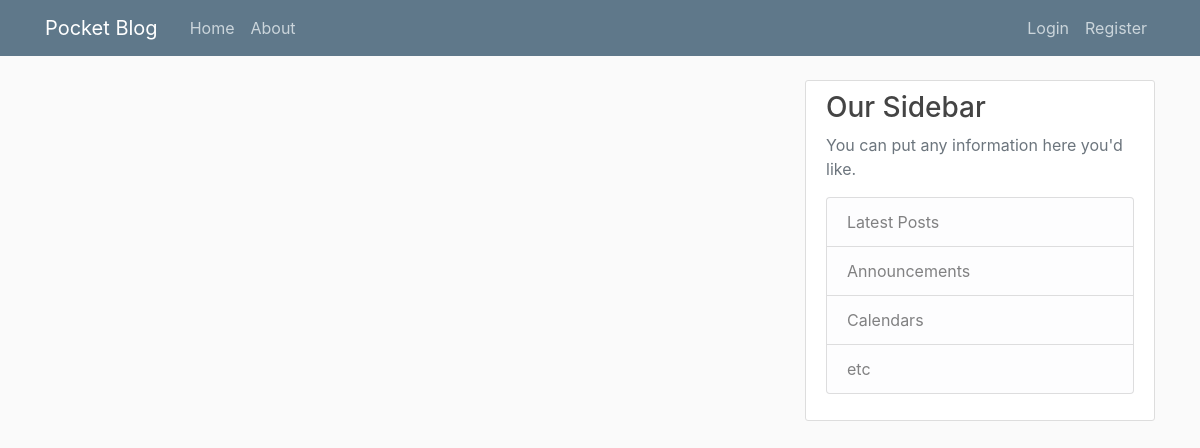
Page /home on the earlier database version.
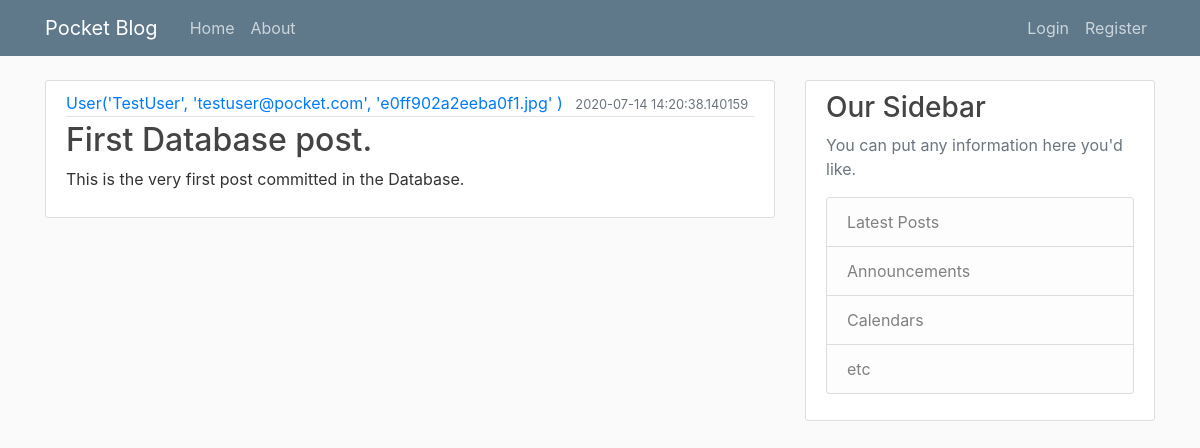
Same page on the later database version.
### pocket_blog/models.py (models this page shows, shortened)
class Post(db.Model):
    id = db.Column(db.Integer, primary_key=True)
    title = db.Column(db.String(100), nullable=False)
    date_posted = db.Column(db.DateTime, nullable=False, default=datetime.utcnow)
    content = db.Column(db.Text, nullable=False)
    user_id = db.Column(db.Integer, db.ForeignKey('user.id'), nullable=False)

class User(db.Model, UserMixin):
    id = db.Column(db.Integer, primary_key=True)
    username = db.Column(db.String(20), unique=True, nullable=False)
    email = db.Column(db.String(120), unique=True, nullable=False)
    image_file = db.Column(db.String(20), nullable=False, default='default.jpg')
    password = db.Column(db.String(60), nullable=False)
    posts = db.relationship('Post', backref='author', lazy=True)
    def __repr__(self):
        return f"User('{self.username}', '{self.email}', '{self.image_file}' )"

### pocket_blog/routes.py (the view)
@app.route("/")
@app.route("/home")
def home():
    posts = Post.query.all()
    return render_template('home.html', posts=posts)

### pocket_blog/templates/home.html
{% extends "layout.html" %}
{% block content %}
    {% for post in posts %}
        <article class="media content-section">
          <div class="media-body">
            <div class="article-metadata">
              <a class="mr-2" href="#">{{ post.author }}</a>
              <small class="text-muted">{{ post.date_posted }}</small>
            </div>
            <h2><a class="article-title" href="#">{{ post.title }}</a></h2>
            <p class="article-content">{{ post.content }}</p>
          </div>
        </article>
    {% endfor %}
{% endblock content %}

### pocket_blog/templates/layout.html (shortened to what this page needs)
<!DOCTYPE html>
<html lang="en">
<head>
    <link rel="stylesheet" href="https://stackpath.bootstrapcdn.com/bootstrap/4.3.1/css/bootstrap.min.css">
    <link rel="stylesheet" type="text/css" href="{{ url_for('static', filename='main.css') }}">
</head>
<body>
    <header class = "site-header">
      <nav class = "navbar navbar-expand-md navbar-dark bg-steel fixed-top">
        <div class = "container">
          <a class="navbar-brand mr-4" href="/"> Pocket Blog </a>
          <div class = "collapse navbar-collapse" id = "navbarToggle">
            <div class = "navbar-nav mr-auto">
              <a class="nav-item nav-link" href="{{ url_for('home') }}"> Home </a>
              <a class="nav-item nav-link" href="{{ url_for('about') }}"> About </a>
            </div>
            <div class = "navbar-nav">
                {% if current_user.is_authenticated %}
                    <a class="nav-item nav-link" href="{{ url_for('new_post') }}"> New Post </a>
                    <a class="nav-item nav-link" href="{{ url_for('account') }}"> Account </a>
                    <a class="nav-item nav-link" href="{{ url_for('logout') }}"> Logout </a>
                {% else %}
                  <a class="nav-item nav-link" href="{{ url_for('login') }}"> Login </a>
                  <a class="nav-item nav-link" href="{{ url_for('register') }}"> Register </a>
                {% endif %}
            </div>
          </div>
        </div>
      </nav>
    </header>
    <main role="main" class="container">
      <div class="row">
        <div class="col-md-8">
            {% block content %}{% endblock %}
        </div>
        <div class="col-md-4">
          <div class="content-section">
            <h3>Our Sidebar</h3>
            <p class='text-muted'>You can put any information here you'd like.
              <ul class="list-group">
                <li class="list-group-item list-group-item-light">Latest Posts</li>
                <li class="list-group-item list-group-item-light">Announcements</li>
                <li class="list-group-item list-group-item-light">Calendars</li>
                <li class="list-group-item list-group-item-light">etc</li>
              </ul>
            </p>
          </div>
        </div>
      </div>
    </main>
</body>
</html>

### pocket_blog/static/main.css (style rules this page uses)
body { background: #fafafa; color: #333333; margin-top: 5rem; }
h1, h2, h3, h4, h5, h6 { color: #444444; }
.bg-steel { background-color: #5f788a; }
.site-header .navbar-nav .nav-link { color: #cbd5db; }
.content-section { background: #ffffff; padding: 10px 20px; border: 1px solid #dddddd; border-radius: 3px; margin-bottom: 20px; }
.article-title { color: #444444; }
.article-content { white-space: pre-line; }
.article-metadata { padding-bottom: 1px; margin-bottom: 4px; border-bottom: 1px solid #e3e3e3 }

Differences in the rows shown:
added Post: author "User('TestUser', 'testuser@pocket.com', 'e0ff902a2eeba0f1.jpg' )", date_posted "2020-07-14 14:20:38.140159", title "First Database post.", content "This is the very first post committed in the Database."
